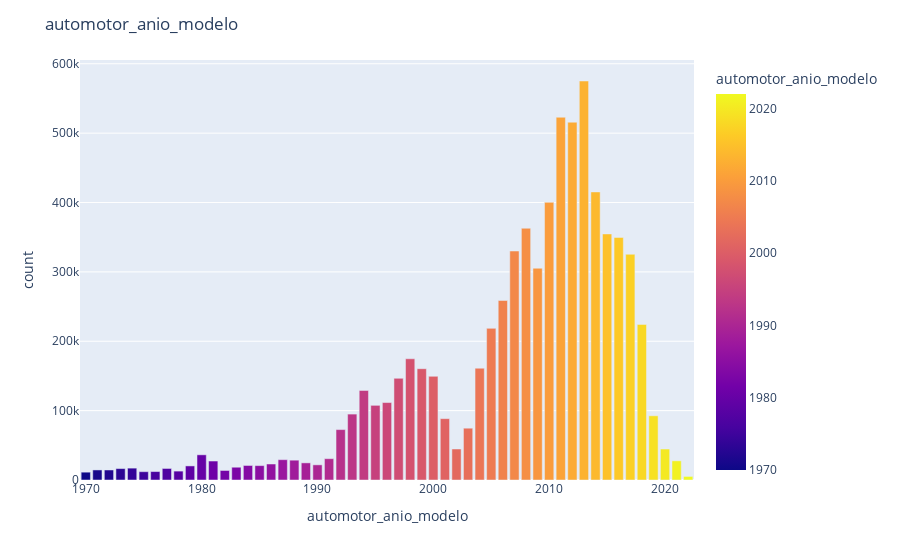

Source (notebook cell):
### Code cell
def plot_hbar(df, x, y, n):
    fig = px.bar(df, 
                 x=x, y=y, 
                 text=x, orientation='v', width=700,  color=x,
                 color_discrete_sequence = px.colors.qualitative.Dark2)
    fig.update_layout(title=x, xaxis_title=x, yaxis_title=y, 
                      yaxis={'categoryorder':'total descending'},
                      uniformtext_minsize=8, uniformtext_mode='hide')
    fig.show()
    
plot_hbar(df_año, 'automotor_anio_modelo', 'count',  15)

### Figure 1 — Plotly figure (JSON) as saved in the notebook; plotly's stock layout.template omitted (floating-point values rounded to 4 significant figures)
{"data": [{"alignmentgroup": "True", "hovertemplate": "automotor_anio_modelo=%{marker.color}<br>count=%{y}<extra></extra>", "legendgroup": "", "marker": {"color": [2022, 2021, 2020, 2019, 2018, 2017, 2016, 2015, 2014, 2013, 2012, 2011, 2010, 2009, 2008, 2007, 2006, 2005, 2004, 2003, 2002, 2001, 2000, 1999, 1998, 1997, 1996, 1995, 1994, 1993, 1992, 1991, 1990, 1989, 1988, 1987, 1986, 1985, 1984, 1983, 1982, 1981, 1980, 1979, 1978, 1977, 1976, 1975, 1974, 1973, 1972, 1971, 1970], "coloraxis": "coloraxis"}, "name": "", "offsetgroup": "", "orientation": "v", "showlegend": false, "text": [2022, 2021, 2020, 2019, 2018, 2017, 2016, 2015, 2014, 2013, 2012, 2011, 2010, 2009, 2008, 2007, 2006, 2005, 2004, 2003, 2002, 2001, 2000, 1999, 1998, 1997, 1996, 1995, 1994, 1993, 1992, 1991, 1990, 1989, 1988, 1987, 1986, 1985, 1984, 1983, 1982, 1981, 1980, 1979, 1978, 1977, 1976, 1975, 1974, 1973, 1972, 1971, 1970], "textposition": "auto", "type": "bar", "x": [2022, 2021, 2020, 2019, 2018, 2017, 2016, 2015, 2014, 2013, 2012, 2011, 2010, 2009, 2008, 2007, 2006, 2005, 2004, 2003, 2002, 2001, 2000, 1999, 1998, 1997, 1996, 1995, 1994, 1993, 1992, 1991, 1990, 1989, 1988, 1987, 1986, 1985, 1984, 1983, 1982, 1981, 1980, 1979, 1978, 1977, 1976, 1975, 1974, 1973, 1972, 1971, 1970], "xaxis": "x", "y": [5142, 27642, 44646, 92563, 224294, 325391, 349650, 354718, 415263, 575169, 515803, 522921, 400289, 305289, 362890, 330078, 258724, 218609, 161160, 74685, 44703, 88408, 149454, 160441, 174745, 146580, 111666, 107628, 129101, 95007, 72677, 30740, 21847, 24692, 28586, 29287, 23050, 20726, 20950, 18402, 13733, 27347, 36316, 20312, 12823, 16642, 12170, 11982, 17108, 16442, 14456, 14485, 11291], "yaxis": "y"}], "layout": {"autosize": true, "barmode": "relative", "coloraxis": {"colorbar": {"title": {"text": "automotor_anio_modelo"}}, "colorscale": [[0, "#0d0887"], [0.1111, "#46039f"], [0.2222, "#7201a8"], [0.3333, "#9c179e"], [0.4444, "#bd3786"], [0.5556, "#d8576b"], [0.6667, "#ed7953"], [0.7778, "#fb9f3a"], [0.8889, "#fdca26"], [1, "#f0f921"]]}, "legend": {"tracegroupgap": 0}, "margin": {"t": 60}, "title": {"text": "automotor_anio_modelo"}, "uniformtext": {"minsize": 8, "mode": "hide"}, "xaxis": {"anchor": "y", "autorange": true, "domain": [0, 1], "range": [1970.0, 2022.0], "title": {"text": "automotor_anio_modelo"}, "type": "linear"}, "yaxis": {"anchor": "x", "autorange": true, "categoryorder": "total descending", "domain": [0, 1], "range": [0, 605400.0], "title": {"text": "count"}, "type": "linear"}}}
